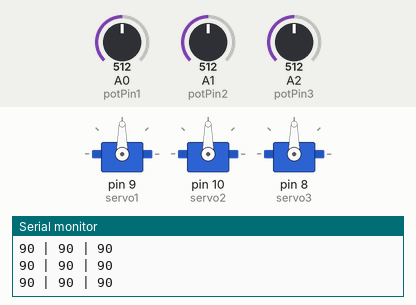
Simulated run of this sketch. Board: Arduino Uno, built with avr-gcc and run on an emulated ATmega328P. On the bench: 3 × servo, the last lines printed to the serial monitor. Inputs (shaded band) come from the test bench; at power-on: A0 (potPin1) = 512, A1 (potPin2) = 512, A2 (potPin3) = 512.

Above: at 1.2 s.
1.3 s: A0 (potPin1) set to 558
At 2.3 s:
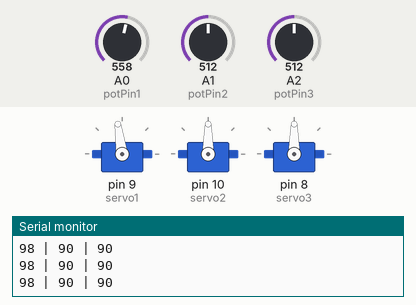
4.3 s: A0 (potPin1) set to 586
At 4.9 s:
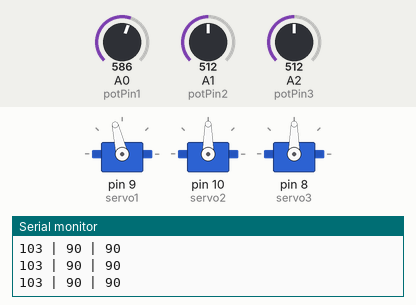
5.8 s: A1 (potPin2) set to 560
At 7.2 s:
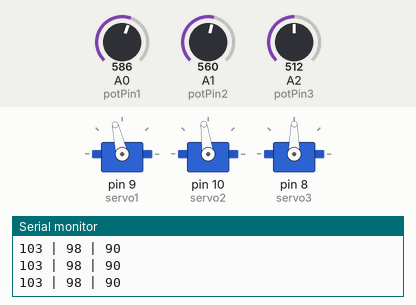
8.8 s: A1 (potPin2) set to 586
At 9.6 s:
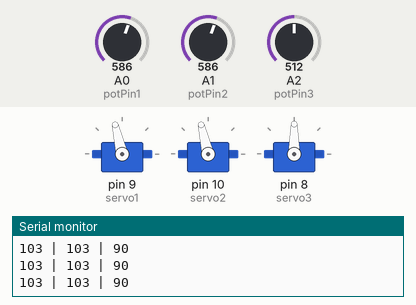
10.3 s: A2 (potPin3) set to 555
At 11.5 s:
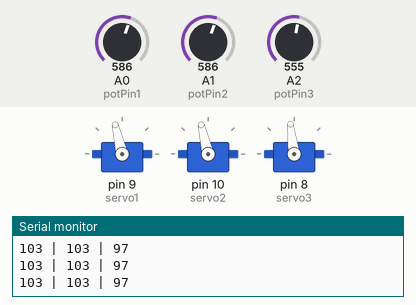
13.3 s: A2 (potPin3) set to 580
At 13.9 s:
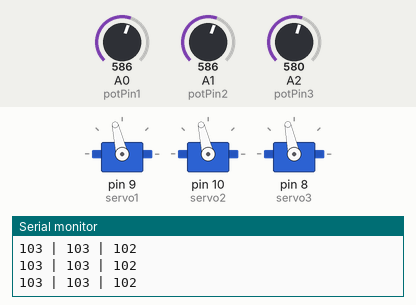
Timing chart, 0 to 15.8 s (numbered marks = the images above; inputs shaded):
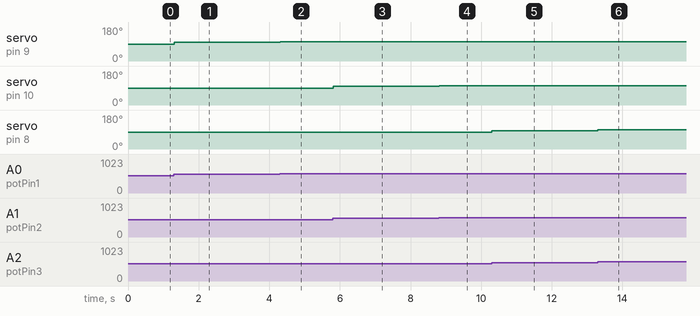

The sketch:

sketch_may31a.ino
```cpp
#include <Servo.h>

Servo servo1;
Servo servo2;
Servo servo3;

int potPin1 = A0;  // Analog input pin that the potentiometer1 is attached to
int potPin2 = A1;  // Analog input pin that the potentiometer2 is attached to
int potPin3 = A2;  // Analog input pin that the potentiometer2 is attached to

void setup() {
  Serial.begin(9600);
  servo1.attach(9);  // attaches the servo1 on pin 9
  servo2.attach(10); // attaches the servo2 on pin 10
  servo3.attach(8); // attaches the servo2 on pin 10
}

void loop() {
  int potValue1 = analogRead(potPin1);            // reads the value of the potentiometer1 (value between 0 and 1023)
  int potValue2 = analogRead(potPin2);            // reads the value of the potentiometer2 (value between 0 and 1023)
  int potValue3 = analogRead(potPin3);            // reads the value of the potentiometer2 (value between 0 and 1023)

  int servoPos1 = map(potValue1, 0, 1023, 0, 180); // scale it to use it with the servo (value between 0 and 180)
  int servoPos2 = map(potValue2, 0, 1023, 0, 180); // scale it to use it with the servo (value between 0 and 180)
  int servoPos3 = map(potValue3, 0, 1023, 0, 180); // scale it to use it with the servo (value between 0 and 180)

  servo1.write(servoPos1);                         // sets the servo position according to the scaled value
  servo2.write(servoPos2);                         // sets the servo position according to the scaled value
  servo3.write(servoPos3);                         // sets the servo position according to the scaled value

  Serial.print(servoPos1);
  Serial.print(" | ");
  Serial.print(servoPos2);
  Serial.print(" | ");
  Serial.println(servoPos3);


  delay(15);                                       // waits for the servo to get there
}
```

Measured:
- after the input at 1.3 s, servo on pin 9 (servo1): 90° → 98° at once
- after the input at 4.3 s, servo on pin 9 (servo1): 98° → 103° at once
- after the input at 5.8 s, servo on pin 10 (servo2): 90° → 98° at once
- after the input at 8.8 s, servo on pin 10 (servo2): 98° → 103° at once
- after the input at 10.3 s, servo on pin 8 (servo3): 90° → 97° at once
- after the input at 13.3 s, servo on pin 8 (servo3): 97° → 102° at once
